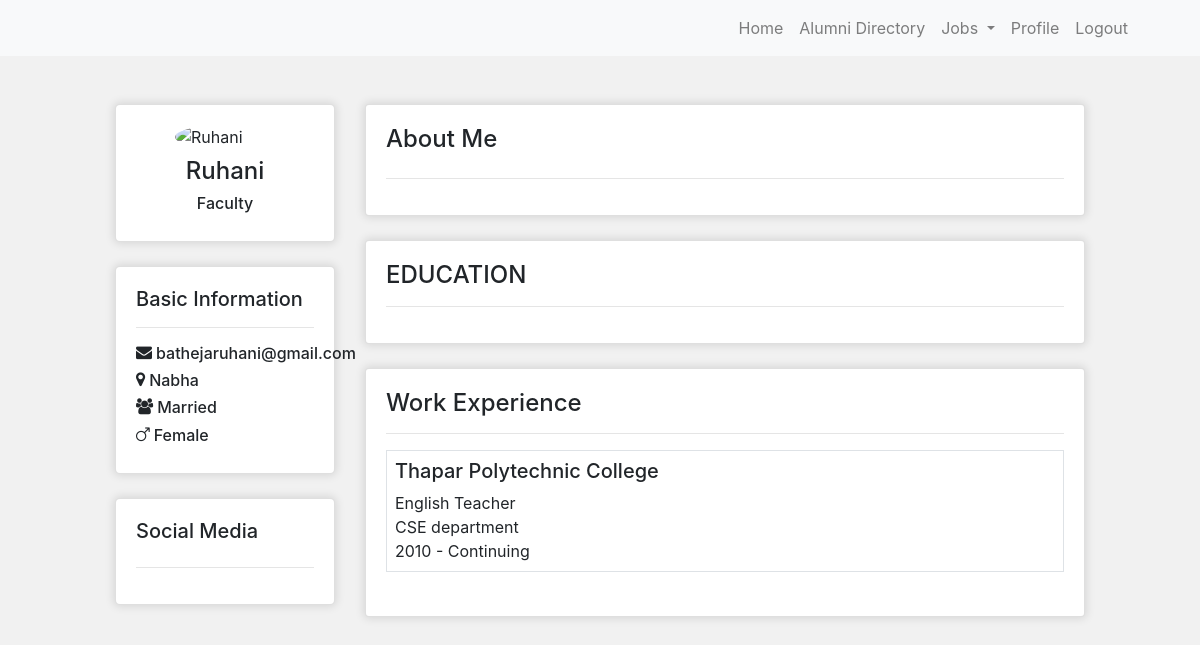
Page /user/detail/Ruhani/ (signed in) on the committed database.
### website/models.py (models this page shows, shortened)
class Account(AbstractBaseUser):
    gender_choices = (
        ('Male', 'Male'),
        ('Female', 'Female'),
    )
    role_choices = (
        ('Alumni', 'Alumni'),
        ('Student', 'Student'),
        ('Faculty', 'Faculty'),
    )
    maritalStatus_choices = (
        ('Married', 'Married'),
        ('Unmarried', 'Unmarried'),
        ('Other', 'Other'),
    )
    phoneVisibility_choices = (
        ('Private', 'Private'),
        ('Public', 'Public'),
    )
    id = models.AutoField(primary_key=True)
    username = None
    name = models.CharField(max_length=200)
    email = models.EmailField(verbose_name="email", max_length=100, unique=True)
    role = models.CharField(choices=role_choices, max_length=100)
    gender = models.CharField(choices=gender_choices, max_length=250)
    maritalStatus = models.CharField(choices=maritalStatus_choices, max_length=100)
    location = models.CharField(max_length=100, unique=False)
    phone = models.CharField(max_length=100, unique=True)
    phoneVisibility = models.CharField(max_length=100, choices=phoneVisibility_choices, default='Private')
    isAuthenticated = models.BooleanField(default=False, blank=True)
    date_joined = models.DateTimeField(verbose_name="date joined", auto_now_add=True)
    last_login = models.DateTimeField(verbose_name="last login", auto_now=True)
    is_admin = models.BooleanField(default=False)
    is_active = models.BooleanField(default=True)
    is_staff = models.BooleanField(default=False)
    is_superuser = models.BooleanField(default=False)
    objects = MyAccountManager()
    USERNAME_FIELD = 'email'
    REQUIRED_FIELDS = ['name', 'role', 'gender', 'maritalStatus', 'location', 'phone']

class FacultyInformation(models.Model):
    id = models.AutoField(primary_key=True)
    user = models.ForeignKey(Account, on_delete=models.CASCADE)
    jobTitle = models.CharField(max_length=100)
    Department = models.CharField(max_length=250)
    joinYear = models.CharField(max_length=100)
    leftYear = models.CharField(max_length=100)

### website/views.py (the view)
# urls.py: path('user/detail/<str:name>/', views.userDetail, name='userDetail'),
@login_required(login_url='login')
def userDetail(request, name):
    user = Account.objects.get(name=name)
    educationDetails = Education.objects.filter(id=user.id).order_by('-joinYear')
    aboutMe = AboutMe.objects.filter(user=user)
    workExperiences = WorkExperience.objects.filter(user=user).order_by('-id')
    socialAccounts = SocialMedia.objects.filter(user=user)
    basicInformation = BasicInformation.objects.filter(user=user)
    facultyInformation = FacultyInformation.objects.filter(user=user)
    ctx = {
        'user': user,
        'aboutMe': aboutMe,
        'educationDetails': educationDetails,
        'workExperiences': workExperiences,
        'socialAccounts': socialAccounts,
        'basicInformation': basicInformation,
        'facultyInformation': facultyInformation,
    }
    return render(request, 'userDetail.html', ctx)

### templates/userDetail.html (shortened to what this page needs)
{% extends 'base.html' %}
{% load static %}
{% block content %}
<div class="home container-fluid mt-5">
    <div class="row">
        <div class="col-md-10 col-11 mx-auto">
            <div class="row">
                <div class="col-lg-3 col-md-12 d-md-block">
                    <div class="card card-left">
                        <div class="card-body">
                            <div class="d-flex justify-content-center pb-2">
                                <img src="https://cdn.pixabay.com/photo/2015/10/05/22/37/blank-profile-picture-973460__340.png"
                                    alt="{{user.name}}" style="width: 100px; border-radius: 50%;">
                            </div>
                            <h4 class="text-center">{{user.name}}</h4>
                            <h6 class="text-center">{{user.role}}</h6>
                        </div>
                    </div>
                    <br>
                    <div class="card card-left">
                        <div class="card-body">
                            <h5 class="">Basic Information</h5>
                            <hr>
                            <div class="d-flex">
                                <i class="fa fa-envelope pr-1"></i>
                                <h6>{{user.email}}</h6>
                            </div>
                            <div class="d-flex">
                                <i class="fa fa-map-marker pr-1"></i>
                                <h6>{{user.location}}</h6>
                            </div>
                            <div class="d-flex">
                                <i class="fa fa-users pr-1"></i>
                                <h6>{{user.maritalStatus}}</h6>
                            </div>
                            <div class="d-flex">
                                <i class="fa fa-mars pr-1"></i>
                                <h6>{{user.gender}}</h6>
                            </div>
                        </div>
                    </div>
                    <br>
                    <div class="card card-left">
                        <div class="card-body">
                            <div class="d-flex justify-content-between align-items-center">
                                <h5>Social Media</h5>
                            </div>
                            <hr>
                        </div>
                    </div>
                    <br>
                </div>
                <div class="col-lg-9 col-md-12">
                    <div class="card">
                        <div class="card-body border-0">
                            <div class="active" id="profile">
                                <div class="d-flex justify-content-between align-items-center">
                                    <h4>About Me</h4>
                                </div>
                                <hr>
                            </div>
                        </div>
                    </div>
                    <br>
                    <div class="card">
                        <div class="card-body border-0">
                            <div class="active" id="profile">
                                <h4>EDUCATION</h4>
                                <hr>
                            </div>
                        </div>
                    </div>
                    <br>
                    <div class="card">
                        <div class="card-body border-0">
                            <div class="active" id="profile">
                                <h4>Work Experience</h4>
                                <hr>
                                {% if facultyInformation %}
                                {% for facultyInfo in facultyInformation %}
                                <div class="mb-4 border p-2">
                                    <h5>Thapar Polytechnic College</h5>
                                    <span>{{facultyInfo.jobTitle}}</span><br>
                                    <span>{{facultyInfo.Department}} department</span><br>
                                    <span>{{facultyInfo.joinYear}} - {{facultyInfo.leftYear}}</span>
                                </div>
                                {% endfor %}
                                {% endif %}
                            </div>
                        </div>
                    </div>
                    <br>
                </div>
            </div>
        </div>
    </div>
</div>
{% endblock %}

### static/style.css (style rules this page uses)
* { margin: 0; padding: 0; box-sizing: border-box; }
body { background: #f1f1f1; }
.home .card { box-shadow: 0 0 8px 2px rgba(0, 0, 0, 0.1); }
.home .card-left { border-radius: 5px; }

### rows in the picture
Account: name "Ruhani", role "Faculty", email "bathejaruhani@gmail.com", location "Nabha", maritalStatus "Married", gender "Female"
FacultyInformation: jobTitle "English Teacher", Department "CSE", joinYear "2010", leftYear "Continuing"
